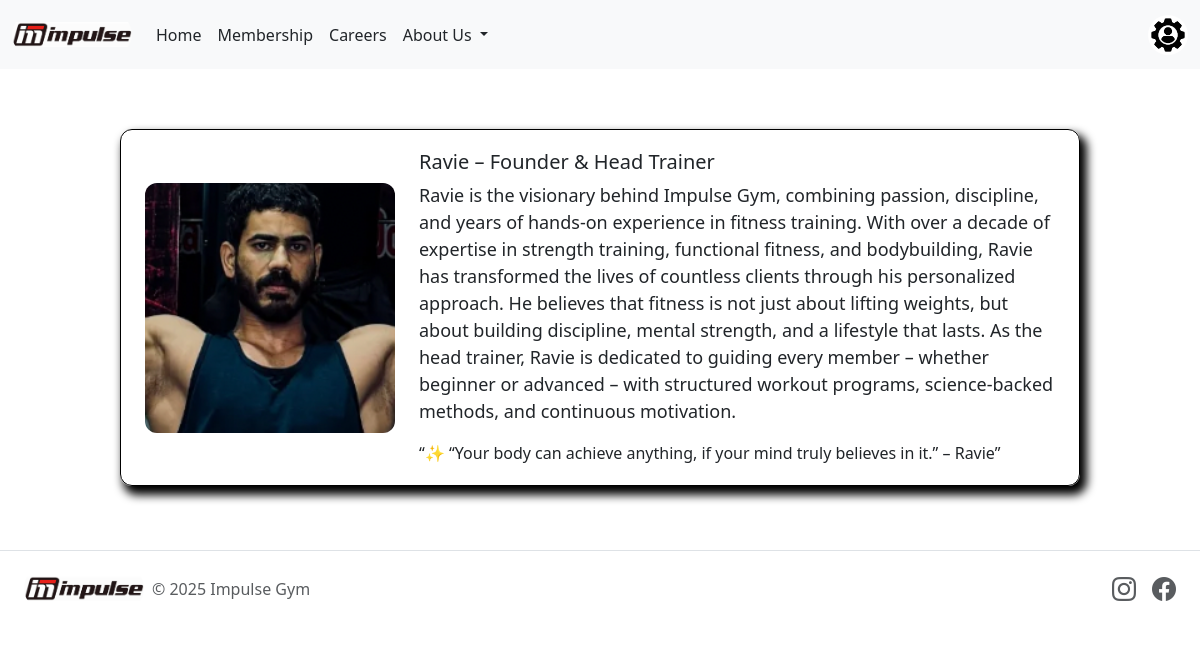
Page /trainerCard on the committed database.
### tables this page shows
CREATE TABLE Trainer_info (
	trainer_no INTEGER PRIMARY KEY AUTOINCREMENT,
	trainer_Info TEXT
, trainer_name TEXT, trainer_img TEXT, qoute TEXT);

### app.py (the view)
@app.route("/trainerCard")
def trainer_card():
    load = load_all_trainers()
    return render_template("trainerInfo.html", info=load)

### database.py (called while the page is built)
def load_all_trainers():
    with engine.connect() as conn:
        result = conn.execute(text("SELECT * FROM Trainer_info"))
        trainer = []
        for row in result.all():
            trainer.append(row._asdict())
        return trainer

### templates/trainerInfo.html (shortened to what this page needs)
<!DOCTYPE html>
<html lang="en">
<head>
</head>
<body>
    {% include 'nav.html' %}
    <div class="trainerInfo">
        <div class="cardTrainer">
        {% for infos in info %}
        {% include 'trainerCard.html' %}
        {% endfor %}
        </div>
    </div>
    {% include 'footer.html' %}
</body>
</html>

### templates/trainerCard.html (shortened to what this page needs)
<body>
    <div class="superContainer">
        <div class="container">
            <div class="trainerimg">
                <img src="{{ url_for('static', filename=infos.trainer_img) }}" alt="trainer image" class="trainer_img">
            </div>
            <div class="info">
                <h3 style="font-size: 20px;">{{infos['trainer_name']}}</h3>
                <p>{{infos['trainer_Info']}}</p>
                <q>{{infos['qoute']}}</q>
            </div>
        </div>
    </div>
</body>

### templates/trainerCard.html (style rules this page uses)
.superContainer { margin-top: 60px; padding-bottom: 40px; }
.container { width: 80%; margin: auto; display: flex; align-items: center; justify-content: center; border: 1px solid black; box-shadow: 5px 7px 10px 2px #000000; padding: 20px; border-radius: 12px; }
.container .trainer_img { flex: 1; width: 250px; height: 250px; border-radius: 12px; flex: 1; object-fit: cover; }
.trainerimg { padding: 4px; }
.info { flex: 2; padding-left: 20px; }
.info p { font-size: 18px; }

### rows in the picture
Trainer_info: trainer_img (picture), trainer_name "Ravie – Founder & Head Trainer", trainer_Info "Ravie is the visionary behind Impulse Gym, combining passion, discipline, and years of hands-on experience in fitness training. With over a decade of expertise in strength training, functional fitness, and bodybuilding, Ravie has transformed the lives of countless clients through his personalized approach. He believes that fitness is not just about lifting weights, but about building discipline, mental strength, and a lifestyle that lasts. As the head trainer, Ravie is dedicated to guiding every member – whether beginner or advanced – with structured workout programs, science-backed methods, and continuous motivation.", qoute "✨ “Your body can achieve anything, if your mind truly believes in it.” – Ravie"
